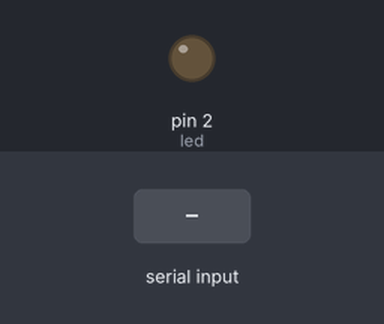
Bench run of a sketch on a simulated Arduino Uno, built with avr-gcc and run on an emulated ATmega328P. Parts: output pins drawn as LEDs (lit = HIGH). The test bench sets the inputs (shaded band).

Above: at 1.2 s.
1.3 s: "a" received over the second serial link
At 1.8 s:
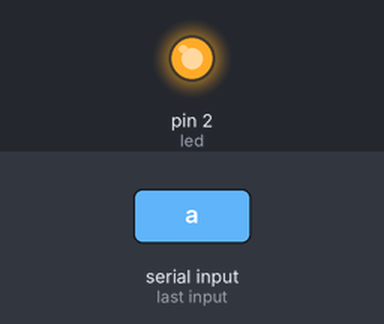
2.8 s: "b" received over the second serial link
At 4.1 s:
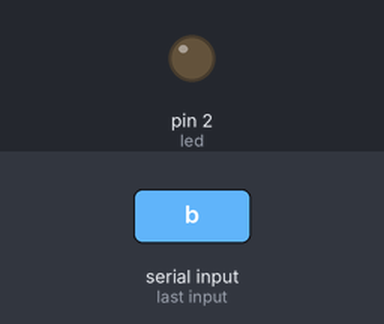
Timing chart, 0 to 5.8 s (numbered marks = the images above; inputs shaded):
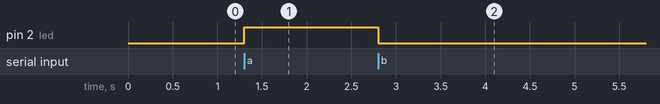

Measured:
- after the input at 1.3 s, pin 2 (led): LOW → HIGH at once
- after the input at 2.8 s, pin 2 (led): HIGH → LOW at once

The sketch:

HC_05.ino
```cpp
#include <SoftwareSerial.h>

  SoftwareSerial myport (6,7);

 int led=2;

void setup() {
  myport.begin (9600);


pinMode(led,OUTPUT);

}

void loop() {

    if ((myport.available())>0)
  {
   char b = myport.read();
    if (b=='a') {
      digitalWrite(led,HIGH);
    }
   if (b=='b') {
      digitalWrite(led,LOW);
    }
    myport.println(b);
  }
  }
```
